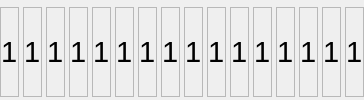
             <widget class="QWidget" name="res_2" native="true">
              <property name="font">
               <font>
                <family>HarmonyOS Sans SC Medium</family>
                <pointsize>12</pointsize>
               </font>
              </property>
              <layout class="QHBoxLayout" name="horizontalLayout_28">
               <property name="spacing">
                <number>4</number>
               </property>
               <property name="leftMargin">
                <number>0</number>
               </property>
               <property name="topMargin">
                <number>7</number>
               </property>
               <property name="rightMargin">
                <number>0</number>
               </property>
               <property name="bottomMargin">
                <number>3</number>
               </property>
               <item>
                <widget class="QFrame" name="label17">
                 <property name="font">
                  <font>
                   <family>HarmonyOS Sans SC Medium</family>
                   <pointsize>12</pointsize>
                  </font>
                 </property>
                 <property name="accessibleDescription">
                  <string notr="true"/>
                 </property>
                 <property name="frameShape">
                  <enum>QFrame::StyledPanel</enum>
                 </property>
                 <property name="frameShadow">
                  <enum>QFrame::Raised</enum>
                 </property>
                 <layout class="QHBoxLayout" name="horizontalLayout_29">
                  <property name="spacing">
                   <number>0</number>
                  </property>
                  <property name="leftMargin">
                   <number>0</number>
                  </property>
                  <property name="topMargin">
                   <number>0</number>
                  </property>
                  <property name="rightMargin">
                   <number>0</number>
                  </property>
                  <property name="bottomMargin">
                   <number>0</number>
                  </property>
                  <item alignment="Qt::AlignHCenter">
                   <widget class="QLabel" name="res17">
                    <property name="font">
                     <font>
                      <family>Segoe UI</family>
                      <pointsize>22</pointsize>
                     </font>
                    </property>
                    <property name="accessibleDescription">
                     <string notr="true"/>
                    </property>
                    <property name="text">
                     <string>1</string>
                    </property>
                   </widget>
                  </item>
                 </layout>
                </widget>
               </item>
               <item>
                <widget class="QFrame" name="label18">
                 <property name="font">
                  <font>
                   <family>HarmonyOS Sans SC Medium</family>
                   <pointsize>12</pointsize>
                  </font>
                 </property>
                 <property name="accessibleDescription">
                  <string notr="true"/>
                 </property>
                 <property name="frameShape">
                  <enum>QFrame::StyledPanel</enum>
                 </property>
                 <property name="frameShadow">
                  <enum>QFrame::Raised</enum>
                 </property>
                 <layout class="QHBoxLayout" name="horizontalLayout_30">
                  <property name="spacing">
                   <number>0</number>
                  </property>
                  <property name="leftMargin">
                   <number>0</number>
                  </property>
                  <property name="topMargin">
                   <number>0</number>
                  </property>
                  <property name="rightMargin">
                   <number>0</number>
                  </property>
                  <property name="bottomMargin">
                   <number>0</number>
                  </property>
                  <item alignment="Qt::AlignHCenter">
                   <widget class="QLabel" name="res18">
                    <property name="font">
                     <font>
                      <family>Segoe UI</family>
                      <pointsize>22</pointsize>
                     </font>
                    </property>
                    <property name="accessibleDescription">
                     <string notr="true"/>
                    </property>
                    <property name="text">
                     <string>1</string>
                    </property>
                   </widget>
                  </item>
                 </layout>
                </widget>
               </item>
               <item>
                <widget class="QFrame" name="label19">
                 <property name="font">
                  <font>
                   <family>Segoe UI</family>
                   <pointsize>22</pointsize>
                  </font>
                 </property>
                 <property name="accessibleDescription">
                  <string notr="true"/>
                 </property>
                 <property name="frameShape">
                  <enum>QFrame::StyledPanel</enum>
                 </property>
                 <property name="frameShadow">
                  <enum>QFrame::Raised</enum>
                 </property>
                 <layout class="QHBoxLayout" name="horizontalLayout_31">
                  <property name="spacing">
                   <number>0</number>
                  </property>
                  <property name="leftMargin">
                   <number>0</number>
                  </property>
                  <property name="topMargin">
                   <number>0</number>
                  </property>
                  <property name="rightMargin">
                   <number>0</number>
                  </property>
                  <property name="bottomMargin">
                   <number>0</number>
                  </property>
                  <item alignment="Qt::AlignHCenter">
                   <widget class="QLabel" name="res19">
                    <property name="font">
                     <font>
                      <family>Segoe UI</family>
                      <pointsize>22</pointsize>
                     </font>
                    </property>
                    <property name="accessibleDescription">
                     <string notr="true"/>
                    </property>
                    <property name="text">
                     <string>1</string>
                    </property>
                   </widget>
                  </item>
                 </layout>
                </widget>
               </item>
               <item>
                <widget class="QFrame" name="label20">
                 <property name="font">
                  <font>
                   <family>HarmonyOS Sans SC Medium</family>
                   <pointsize>12</pointsize>
                  </font>
                 </property>
                 <property name="accessibleDescription">
                  <string notr="true"/>
                 </property>
                 <property name="frameShape">
                  <enum>QFrame::StyledPanel</enum>
                 </property>
                 <property name="frameShadow">
                  <enum>QFrame::Raised</enum>
                 </property>
                 <layout class="QHBoxLayout" name="horizontalLayout_32">
                  <property name="spacing">
                   <number>0</number>
                  </property>
                  <property name="leftMargin">
                   <number>0</number>
                  </property>
                  <property name="topMargin">
                   <number>0</number>
                  </property>
                  <property name="rightMargin">
                   <number>0</number>
                  </property>
                  <property name="bottomMargin">
                   <number>0</number>
                  </property>
                  <item alignment="Qt::AlignHCenter">
                   <widget class="QLabel" name="res20">
                    <property name="font">
                     <font>
                      <family>Segoe UI</family>
                      <pointsize>22</pointsize>
                     </font>
                    </property>
                    <property name="accessibleDescription">
                     <string notr="true"/>
                    </property>
                    <property name="text">
                     <string>1</string>
                    </property>
                   </widget>
                  </item>
                 </layout>
                </widget>
               </item>
               <item>
                <widget class="QFrame" name="label21">
                 <property name="font">
                  <font>
                   <family>Segoe UI</family>
                   <pointsize>22</pointsize>
                  </font>
                 </property>
                 <property name="accessibleDescription">
                  <string notr="true"/>
                 </property>
                 <property name="frameShape">
                  <enum>QFrame::StyledPanel</enum>
                 </property>
                 <property name="frameShadow">
                  <enum>QFrame::Raised</enum>
                 </property>
                 <layout class="QHBoxLayout" name="horizontalLayout_33">
                  <property name="spacing">
                   <number>0</number>
                  </property>
                  <property name="leftMargin">
                   <number>0</number>
                  </property>
                  <property name="topMargin">
                   <number>0</number>
                  </property>
                  <property name="rightMargin">
                   <number>0</number>
                  </property>
                  <property name="bottomMargin">
                   <number>0</number>
                  </property>
                  <item alignment="Qt::AlignHCenter">
                   <widget class="QLabel" name="res21">
                    <property name="font">
                     <font>
                      <family>Segoe UI</family>
                      <pointsize>22</pointsize>
                     </font>
                    </property>
                    <property name="accessibleDescription">
                     <string notr="true"/>
                    </property>
                    <property name="text">
                     <string>1</string>
                    </property>
                   </widget>
                  </item>
                 </layout>
                </widget>
               </item>
               <item>
                <widget class="QFrame" name="label22">
                 <property name="font">
                  <font>
                   <family>HarmonyOS Sans SC Medium</family>
                   <pointsize>12</pointsize>
                  </font>
                 </property>
                 <property name="accessibleDescription">
                  <string notr="true"/>
                 </property>
                 <property name="frameShape">
                  <enum>QFrame::StyledPanel</enum>
                 </property>
                 <property name="frameShadow">
                  <enum>QFrame::Raised</enum>
                 </property>
                 <layout class="QHBoxLayout" name="horizontalLayout_34">
                  <property name="spacing">
                   <number>0</number>
                  </property>
                  <property name="leftMargin">
                   <number>0</number>
                  </property>
                  <property name="topMargin">
                   <number>0</number>
                  </property>
                  <property name="rightMargin">
                   <number>0</number>
                  </property>
                  <property name="bottomMargin">
                   <number>0</number>
                  </property>
                  <item alignment="Qt::AlignHCenter">
                   <widget class="QLabel" name="res22">
                    <property name="font">
                     <font>
                      <family>Segoe UI</family>
                      <pointsize>22</pointsize>
                     </font>
                    </property>
                    <property name="accessibleDescription">
                     <string notr="true"/>
                    </property>
                    <property name="text">
                     <string>1</string>
                    </property>
                   </widget>
                  </item>
                 </layout>
                </widget>
               </item>
               <item>
                <widget class="QFrame" name="label23">
                 <property name="font">
                  <font>
                   <family>HarmonyOS Sans SC Medium</family>
                   <pointsize>12</pointsize>
                  </font>
                 </property>
                 <property name="accessibleDescription">
                  <string notr="true"/>
                 </property>
                 <property name="frameShape">
                  <enum>QFrame::StyledPanel</enum>
                 </property>
                 <property name="frameShadow">
                  <enum>QFrame::Raised</enum>
                 </property>
                 <layout class="QHBoxLayout" name="horizontalLayout_35">
                  <property name="spacing">
                   <number>0</number>
                  </property>
                  <property name="leftMargin">
                   <number>0</number>
                  </property>
                  <property name="topMargin">
                   <number>0</number>
                  </property>
                  <property name="rightMargin">
                   <number>0</number>
                  </property>
                  <property name="bottomMargin">
                   <number>0</number>
                  </property>
                  <item alignment="Qt::AlignHCenter">
                   <widget class="QLabel" name="res23">
                    <property name="font">
                     <font>
                      <family>Segoe UI</family>
                      <pointsize>22</pointsize>
                     </font>
                    </property>
                    <property name="accessibleDescription">
                     <string notr="true"/>
                    </property>
                    <property name="text">
                     <string>1</string>
                    </property>
                   </widget>
                  </item>
                 </layout>
                </widget>
               </item>
               <item>
                <widget class="QFrame" name="label24">
                 <property name="font">
                  <font>
                   <family>HarmonyOS Sans SC Medium</family>
                   <pointsize>12</pointsize>
                  </font>
                 </property>
                 <property name="accessibleDescription">
                  <string notr="true"/>
                 </property>
                 <property name="frameShape">
                  <enum>QFrame::StyledPanel</enum>
                 </property>
                 <property name="frameShadow">
                  <enum>QFrame::Raised</enum>
                 </property>
                 <layout class="QHBoxLayout" name="horizontalLayout_36">
                  <property name="spacing">
                   <number>0</number>
                  </property>
                  <property name="leftMargin">
                   <number>0</number>
                  </property>
                  <property name="topMargin">
                   <number>0</number>
                  </property>
                  <property name="rightMargin">
                   <number>0</number>
                  </property>
                  <property name="bottomMargin">
                   <number>0</number>
                  </property>
                  <item alignment="Qt::AlignHCenter">
                   <widget class="QLabel" name="res24">
                    <property name="font">
                     <font>
                      <family>Segoe UI</family>
                      <pointsize>22</pointsize>
                     </font>
                    </property>
                    <property name="accessibleDescription">
                     <string notr="true"/>
                    </property>
                    <property name="text">
                     <string>1</string>
                    </property>
                   </widget>
                  </item>
                 </layout>
                </widget>
               </item>
               <item>
                <widget class="QFrame" name="label25">
                 <property name="font">
                  <font>
                   <family>HarmonyOS Sans SC Medium</family>
                   <pointsize>12</pointsize>
                  </font>
                 </property>
                 <property name="accessibleDescription">
                  <string notr="true"/>
                 </property>
                 <property name="frameShape">
                  <enum>QFrame::StyledPanel</enum>
                 </property>
                 <property name="frameShadow">
                  <enum>QFrame::Raised</enum>
                 </property>
                 <layout class="QHBoxLayout" name="horizontalLayout_37">
                  <property name="spacing">
                   <number>0</number>
                  </property>
                  <property name="leftMargin">
                   <number>0</number>
                  </property>
                  <property name="topMargin">
                   <number>0</number>
                  </property>
                  <property name="rightMargin">
                   <number>0</number>
                  </property>
                  <property name="bottomMargin">
                   <number>0</number>
                  </property>
                  <item alignment="Qt::AlignHCenter">
                   <widget class="QLabel" name="res25">
                    <property name="font">
                     <font>
                      <family>Segoe UI</family>
                      <pointsize>22</pointsize>
                     </font>
                    </property>
                    <property name="accessibleDescription">
                     <string notr="true"/>
                    </property>
                    <property name="text">
                     <string>1</string>
                    </property>
                   </widget>
                  </item>
                 </layout>
                </widget>
               </item>
               <item>
                <widget class="QFrame" name="label26">
                 <property name="font">
                  <font>
                   <family>Segoe UI</family>
                   <pointsize>22</pointsize>
                  </font>
                 </property>
                 <property name="accessibleDescription">
                  <string notr="true"/>
                 </property>
                 <property name="frameShape">
                  <enum>QFrame::StyledPanel</enum>
                 </property>
                 <property name="frameShadow">
                  <enum>QFrame::Raised</enum>
                 </property>
                 <layout class="QHBoxLayout" name="horizontalLayout_38">
                  <property name="spacing">
                   <number>0</number>
                  </property>
                  <property name="leftMargin">
                   <number>0</number>
                  </property>
                  <property name="topMargin">
                   <number>0</number>
                  </property>
                  <property name="rightMargin">
                   <number>0</number>
                  </property>
                  <property name="bottomMargin">
                   <number>0</number>
                  </property>
                  <item alignment="Qt::AlignHCenter">
                   <widget class="QLabel" name="res26">
                    <property name="font">
                     <font>
                      <family>Segoe UI</family>
                      <pointsize>22</pointsize>
                     </font>
                    </property>
                    <property name="accessibleDescription">
                     <string notr="true"/>
                    </property>
                    <property name="text">
                     <string>1</string>
                    </property>
                   </widget>
                  </item>
                 </layout>
                </widget>
               </item>
               <item>
                <widget class="QFrame" name="label27">
                 <property name="font">
                  <font>
                   <family>Segoe UI</family>
                   <pointsize>22</pointsize>
                  </font>
                 </property>
                 <property name="accessibleDescription">
                  <string notr="true"/>
                 </property>
                 <property name="frameShape">
                  <enum>QFrame::StyledPanel</enum>
                 </property>
                 <property name="frameShadow">
                  <enum>QFrame::Raised</enum>
                 </property>
                 <layout class="QHBoxLayout" name="horizontalLayout_39">
                  <property name="spacing">
                   <number>0</number>
                  </property>
                  <property name="leftMargin">
                   <number>0</number>
                  </property>
                  <property name="topMargin">
                   <number>0</number>
                  </property>
                  <property name="rightMargin">
                   <number>0</number>
                  </property>
                  <property name="bottomMargin">
                   <number>0</number>
                  </property>
                  <item alignment="Qt::AlignHCenter">
                   <widget class="QLabel" name="res27">
                    <property name="font">
                     <font>
                      <family>Segoe UI</family>
                      <pointsize>22</pointsize>
                     </font>
                    </property>
                    <property name="accessibleDescription">
                     <string notr="true"/>
                    </property>
                    <property name="text">
                     <string>1</string>
                    </property>
                   </widget>
                  </item>
                 </layout>
                </widget>
               </item>
               <item>
                <widget class="QFrame" name="label28">
                 <property name="font">
                  <font>
                   <family>Segoe UI</family>
                   <pointsize>22</pointsize>
                  </font>
                 </property>
                 <property name="accessibleDescription">
                  <string notr="true"/>
                 </property>
                 <property name="frameShape">
                  <enum>QFrame::StyledPanel</enum>
                 </property>
                 <property name="frameShadow">
                  <enum>QFrame::Raised</enum>
                 </property>
                 <layout class="QHBoxLayout" name="horizontalLayout_40">
                  <property name="spacing">
                   <number>0</number>
                  </property>
                  <property name="leftMargin">
                   <number>0</number>
                  </property>
                  <property name="topMargin">
                   <number>0</number>
                  </property>
                  <property name="rightMargin">
                   <number>0</number>
                  </property>
                  <property name="bottomMargin">
                   <number>0</number>
                  </property>
                  <item alignment="Qt::AlignHCenter">
                   <widget class="QLabel" name="res28">
                    <property name="font">
                     <font>
                      <family>Segoe UI</family>
                      <pointsize>22</pointsize>
                     </font>
                    </property>
                    <property name="accessibleDescription">
                     <string notr="true"/>
                    </property>
                    <property name="text">
                     <string>1</string>
                    </property>
                   </widget>
                  </item>
                 </layout>
                </widget>
               </item>
               <item>
                <widget class="QFrame" name="label29">
                 <property name="font">
                  <font>
                   <family>Segoe UI</family>
                   <pointsize>22</pointsize>
                  </font>
                 </property>
                 <property name="accessibleDescription">
                  <string notr="true"/>
                 </property>
                 <property name="frameShape">
                  <enum>QFrame::StyledPanel</enum>
                 </property>
                 <property name="frameShadow">
                  <enum>QFrame::Raised</enum>
                 </property>
                 <layout class="QHBoxLayout" name="horizontalLayout_41">
                  <property name="spacing">
                   <number>0</number>
                  </property>
                  <property name="leftMargin">
                   <number>0</number>
                  </property>
                  <property name="topMargin">
                   <number>0</number>
                  </property>
                  <property name="rightMargin">
                   <number>0</number>
                  </property>
                  <property name="bottomMargin">
                   <number>0</number>
                  </property>
                  <item alignment="Qt::AlignHCenter">
                   <widget class="QLabel" name="res29">
                    <property name="font">
                     <font>
                      <family>Segoe UI</family>
                      <pointsize>22</pointsize>
                     </font>
                    </property>
                    <property name="accessibleDescription">
                     <string notr="true"/>
                    </property>
                    <property name="text">
                     <string>1</string>
                    </property>
                   </widget>
                  </item>
                 </layout>
                </widget>
               </item>
               <item>
                <widget class="QFrame" name="label30">
                 <property name="font">
                  <font>
                   <family>HarmonyOS Sans SC Medium</family>
                   <pointsize>12</pointsize>
                  </font>
                 </property>
                 <property name="accessibleDescription">
                  <string notr="true"/>
                 </property>
                 <property name="frameShape">
                  <enum>QFrame::StyledPanel</enum>
                 </property>
                 <property name="frameShadow">
                  <enum>QFrame::Raised</enum>
                 </property>
                 <layout class="QHBoxLayout" name="horizontalLayout_42">
                  <property name="spacing">
                   <number>0</number>
                  </property>
                  <property name="leftMargin">
                   <number>0</number>
                  </property>
                  <property name="topMargin">
                   <number>0</number>
                  </property>
                  <property name="rightMargin">
                   <number>0</number>
                  </property>
                  <property name="bottomMargin">
                   <number>0</number>
                  </property>
                  <item alignment="Qt::AlignHCenter">
                   <widget class="QLabel" name="res30">
                    <property name="font">
                     <font>
                      <family>Segoe UI</family>
                      <pointsize>22</pointsize>
                     </font>
                    </property>
                    <property name="accessibleDescription">
                     <string notr="true"/>
                    </property>
                    <property name="text">
                     <string>1</string>
                    </property>
                   </widget>
                  </item>
                 </layout>
                </widget>
               </item>
               <item>
                <widget class="QFrame" name="label31">
                 <property name="font">
                  <font>
                   <family>HarmonyOS Sans SC Medium</family>
                   <pointsize>12</pointsize>
                  </font>
                 </property>
                 <property name="accessibleDescription">
                  <string notr="true"/>
                 </property>
                 <property name="frameShape">
                  <enum>QFrame::StyledPanel</enum>
                 </property>
                 <property name="frameShadow">
                  <enum>QFrame::Raised</enum>
                 </property>
                 <layout class="QHBoxLayout" name="horizontalLayout_43">
                  <property name="spacing">
                   <number>0</number>
                  </property>
                  <property name="leftMargin">
                   <number>0</number>
                  </property>
                  <property name="topMargin">
                   <number>0</number>
                  </property>
                  <property name="rightMargin">
                   <number>0</number>
                  </property>
                  <property name="bottomMargin">
                   <number>0</number>
                  </property>
                  <item alignment="Qt::AlignHCenter">
                   <widget class="QLabel" name="res31">
                    <property name="font">
                     <font>
                      <family>Segoe UI</family>
                      <pointsize>22</pointsize>
                     </font>
                    </property>
                    <property name="accessibleDescription">
                     <string notr="true"/>
                    </property>
                    <property name="text">
                     <string>1</string>
                    </property>
                   </widget>
                  </item>
                 </layout>
                </widget>
               </item>
               <item>
                <widget class="QFrame" name="label32">
                 <property name="font">
                  <font>
                   <family>HarmonyOS Sans SC Medium</family>
                   <pointsize>12</pointsize>
                  </font>
                 </property>
                 <property name="accessibleDescription">
                  <string notr="true"/>
                 </property>
                 <property name="frameShape">
                  <enum>QFrame::StyledPanel</enum>
                 </property>
                 <property name="frameShadow">
                  <enum>QFrame::Raised</enum>
                 </property>
                 <layout class="QHBoxLayout" name="horizontalLayout_44">
                  <property name="spacing">
                   <number>0</number>
                  </property>
                  <property name="leftMargin">
                   <number>0</number>
                  </property>
                  <property name="topMargin">
                   <number>0</number>
                  </property>
                  <property name="rightMargin">
                   <number>0</number>
                  </property>
                  <property name="bottomMargin">
                   <number>0</number>
                  </property>
                  <item alignment="Qt::AlignHCenter">
                   <widget class="QLabel" name="res32">
                    <property name="font">
                     <font>
                      <family>Segoe UI</family>
                      <pointsize>22</pointsize>
                     </font>
                    </property>
                    <property name="accessibleDescription">
                     <string notr="true"/>
                    </property>
                    <property name="text">
                     <string>1</string>
                    </property>
                   </widget>
                  </item>
                 </layout>
                </widget>
               </item>
              </layout>
             </widget>
